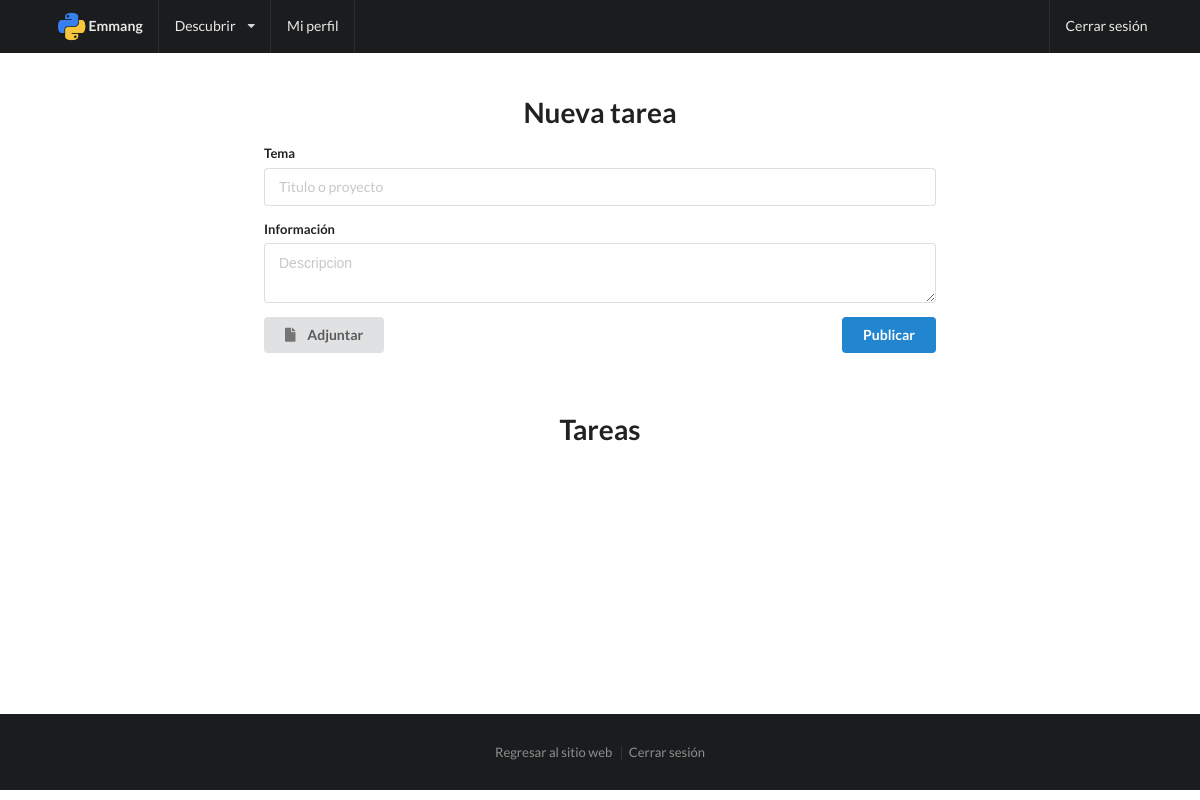
The page /portal/tareas/ (signed in) on the database as committed earlier.
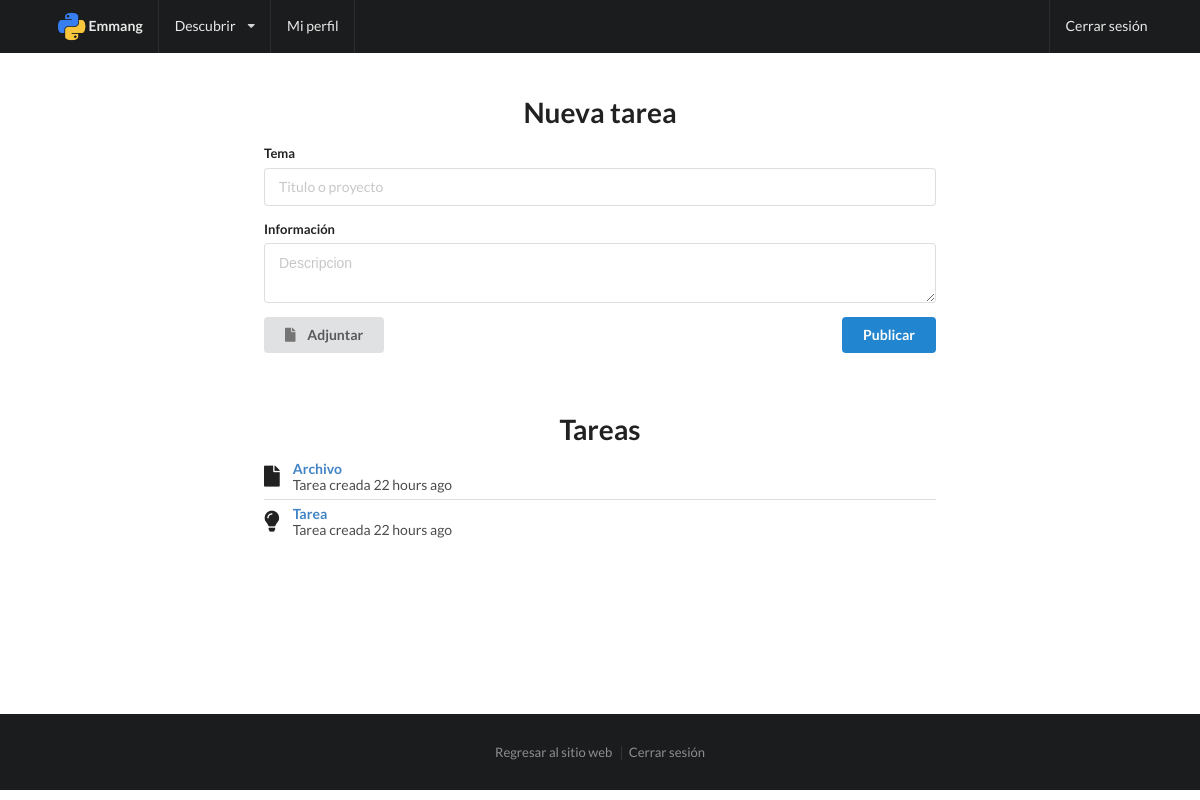
The same page on the database as committed later.
### emmang/models.py (models this page shows, shortened)
class Tarea(models.Model):
    creador = models.ForeignKey('emmang.Empleado', related_name='tareas')
    tema = models.CharField(max_length=100)
    texto = models.TextField()
    fecha = models.DateTimeField()
    archivo = models.FileField(upload_to='docs/', null=True, blank=True)
    class Meta:
        verbose_name = "Tarea"
        verbose_name_plural = "Tareas"

### emmang/views.py (the view)
# urls.py: url(r'^portal/tareas/$', views.tareas, name='tareas'),
@login_required
def tareas(request):
    if request.method == 'POST':
        form = TareaForm(request.POST, request.FILES)
        if form.is_valid():
            tarea = form.save(commit=False)
            tarea.creador = request.user.empleado
            tarea.fecha = timezone.now()
            tarea.save()
            message = tarea.tema
    else:
        form = TareaForm()
        message = False
    tareas = Tarea.objects.all().order_by('-fecha')
    return render(request, 'emmang/tareas.html', {'form':form,'message':message,'tareas':tareas})

### emmang/forms.py
class TareaForm(forms.ModelForm):
    tema = forms.CharField()
    texto = forms.CharField(widget=forms.Textarea)
    archivo = forms.FileField(required=False)
    class Meta:
        model = Tarea
        fields = ['tema','texto','archivo']

### emmang/templates/emmang/tareas.html (shortened to what this page needs)
{% extends 'emmang/base.html' %}
{% load staticfiles %}
{% load humanize %}
{% block content %}
{% include 'emmang/navbar.html' %}
<div class="ui main text container contenido-portal">
  <div class="ui basic segment">
    <h1 class="ui center aligned header">Nueva tarea</h1>
    <form class="ui form" action="" method="post" enctype="multipart/form-data">
      <div class="field">
        <label>Tema</label>
        <input type="text" name="tema" placeholder="Titulo o proyecto" required="">
      </div>
      <div class="field">
        <label>Información</label>
        <textarea rows="2" name="texto" placeholder="Descripcion" required=""></textarea>
      </div>
      <div class="ui left floated button" id="divUpload">
          <i class="file icon"></i> <span id="file-name">Adjuntar</span>
      </div>
      <button type="submit" class="ui primary right floated button">Publicar</button>
    </form>
  </div>
  <div class="ui basic separated segment">
    <h1 class="ui center aligned header">Tareas</h1>
    <div class="ui relaxed divided list">
      {% for tarea in tareas %}
      <div class="item">
        {% if tarea.archivo %}
          <i class="large file middle aligned icon"></i>
        {% else %}
          <i class="large idea middle aligned icon"></i>
        {% endif %}
        <div class="content">
          <a class="header" href="{% url 'emmang:tarea' pk=tarea.pk %}">{{tarea.tema}}</a>
          <div class="description">Tarea creada {{tarea.fecha|naturaltime|lower}}</div>
        </div>
      </div>
      {% endfor %}
    </div>
  </div>
</div>
{% include 'emmang/footer.html' %}
{% endblock content %}

Rows that differ between the two databases and show on the page:
added Tarea: tema "Archivo", fecha "22 hours ago"
added Tarea: tema "Tarea", fecha "22 hours ago"
